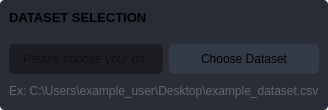
                        <widget class="QFrame" name="frame">
                         <property name="styleSheet">
                          <string notr="true">border-radius: 5px;</string>
                         </property>
                         <property name="frameShape">
                          <enum>QFrame::StyledPanel</enum>
                         </property>
                         <property name="frameShadow">
                          <enum>QFrame::Raised</enum>
                         </property>
                         <layout class="QVBoxLayout" name="verticalLayout_15">
                          <property name="spacing">
                           <number>0</number>
                          </property>
                          <property name="leftMargin">
                           <number>0</number>
                          </property>
                          <property name="topMargin">
                           <number>0</number>
                          </property>
                          <property name="rightMargin">
                           <number>0</number>
                          </property>
                          <property name="bottomMargin">
                           <number>0</number>
                          </property>
                          <item>
                           <widget class="QFrame" name="frame_div_content_1">
                            <property name="minimumSize">
                             <size>
                              <width>0</width>
                              <height>110</height>
                             </size>
                            </property>
                            <property name="maximumSize">
                             <size>
                              <width>16777215</width>
                              <height>220</height>
                             </size>
                            </property>
                            <property name="styleSheet">
                             <string notr="true">background-color: rgb(41, 45, 56);
border-radius: 5px;
</string>
                            </property>
                            <property name="frameShape">
                             <enum>QFrame::NoFrame</enum>
                            </property>
                            <property name="frameShadow">
                             <enum>QFrame::Raised</enum>
                            </property>
                            <layout class="QVBoxLayout" name="verticalLayout_7">
                             <property name="spacing">
                              <number>0</number>
                             </property>
                             <property name="leftMargin">
                              <number>0</number>
                             </property>
                             <property name="topMargin">
                              <number>0</number>
                             </property>
                             <property name="rightMargin">
                              <number>0</number>
                             </property>
                             <property name="bottomMargin">
                              <number>0</number>
                             </property>
                             <item>
                              <widget class="QFrame" name="frame_title_wid_1">
                               <property name="maximumSize">
                                <size>
                                 <width>16777215</width>
                                 <height>35</height>
                                </size>
                               </property>
                               <property name="styleSheet">
                                <string notr="true">background-color: rgb(39, 44, 54);</string>
                               </property>
                               <property name="frameShape">
                                <enum>QFrame::StyledPanel</enum>
                               </property>
                               <property name="frameShadow">
                                <enum>QFrame::Raised</enum>
                               </property>
                               <layout class="QVBoxLayout" name="verticalLayout_8">
                                <item>
                                 <widget class="QLabel" name="labelBoxBlenderInstalation">
                                  <property name="sizePolicy">
                                   <sizepolicy hsizetype="Preferred" vsizetype="Preferred">
                                    <horstretch>0</horstretch>
                                    <verstretch>0</verstretch>
                                   </sizepolicy>
                                  </property>
                                  <property name="font">
                                   <font>
                                    <family>Segoe UI</family>
                                    <pointsize>10</pointsize>
                                    <weight>75</weight>
                                    <bold>true</bold>
                                   </font>
                                  </property>
                                  <property name="styleSheet">
                                   <string notr="true"/>
                                  </property>
                                  <property name="text">
                                   <string>DATASET SELECTION</string>
                                  </property>
                                 </widget>
                                </item>
                               </layout>
                              </widget>
                             </item>
                             <item>
                              <widget class="QFrame" name="frame_content_wid_1">
                               <property name="frameShape">
                                <enum>QFrame::NoFrame</enum>
                               </property>
                               <property name="frameShadow">
                                <enum>QFrame::Raised</enum>
                               </property>
                               <layout class="QHBoxLayout" name="horizontalLayout_9">
                                <item>
                                 <layout class="QGridLayout" name="gridLayout">
                                  <property name="bottomMargin">
                                   <number>0</number>
                                  </property>
                                  <item row="0" column="0">
                                   <widget class="QLineEdit" name="dataset_path">
                                    <property name="minimumSize">
                                     <size>
                                      <width>0</width>
                                      <height>30</height>
                                     </size>
                                    </property>
                                    <property name="font">
                                     <font>
                                      <italic>true</italic>
                                     </font>
                                    </property>
                                    <property name="styleSheet">
                                     <string notr="true">QLineEdit {
	background-color: rgb(27, 29, 35);
	border-radius: 5px;
	border: 2px solid rgb(27, 29, 35);
	padding-left: 10px;
}
QLineEdit:hover {
	border: 2px solid rgb(64, 71, 88);
}
QLineEdit:focus {
	border: 2px solid rgb(91, 101, 124);
}</string>
                                    </property>
                                    <property name="placeholderText">
                                     <string>Please choose your dataset...</string>
                                    </property>
                                   </widget>
                                  </item>
                                  <item row="0" column="1">
                                   <widget class="QPushButton" name="select_file">
                                    <property name="minimumSize">
                                     <size>
                                      <width>150</width>
                                      <height>30</height>
                                     </size>
                                    </property>
                                    <property name="font">
                                     <font>
                                      <family>Segoe UI</family>
                                      <pointsize>9</pointsize>
                                     </font>
                                    </property>
                                    <property name="styleSheet">
                                     <string notr="true">QPushButton {
	border: 2px solid rgb(52, 59, 72);
	border-radius: 5px;	
	background-color: rgb(52, 59, 72);
}
QPushButton:hover {
	background-color: rgb(57, 65, 80);
	border: 2px solid rgb(61, 70, 86);
}
QPushButton:pressed {	
	background-color: rgb(35, 40, 49);
	border: 2px solid rgb(43, 50, 61);
}</string>
                                    </property>
                                    <property name="text">
                                     <string>Choose Dataset</string>
                                    </property>
                                    <property name="icon">
                                     <iconset resource="../Downloads/Simple_PySide_Base-master/Simple_PySide_Base-master/files.qrc">
                                      <normaloff>:/16x16/icons/16x16/cil-folder-open.png</normaloff>:/16x16/icons/16x16/cil-folder-open.png</iconset>
                                    </property>
                                   </widget>
                                  </item>
                                  <item row="1" column="0" colspan="2">
                                   <widget class="QLabel" name="labelVersion_3">
                                    <property name="styleSheet">
                                     <string notr="true">color: rgb(98, 103, 111);</string>
                                    </property>
                                    <property name="lineWidth">
                                     <number>1</number>
                                    </property>
                                    <property name="text">
                                     <string>Ex: C:\Users\example_user\Desktop\example_dataset.csv</string>
                                    </property>
                                    <property name="alignment">
                                     <set>Qt::AlignLeading|Qt::AlignLeft|Qt::AlignVCenter</set>
                                    </property>
                                   </widget>
                                  </item>
                                 </layout>
                                </item>
                               </layout>
                              </widget>
                             </item>
                            </layout>
                           </widget>
                          </item>
                         </layout>
                        </widget>
